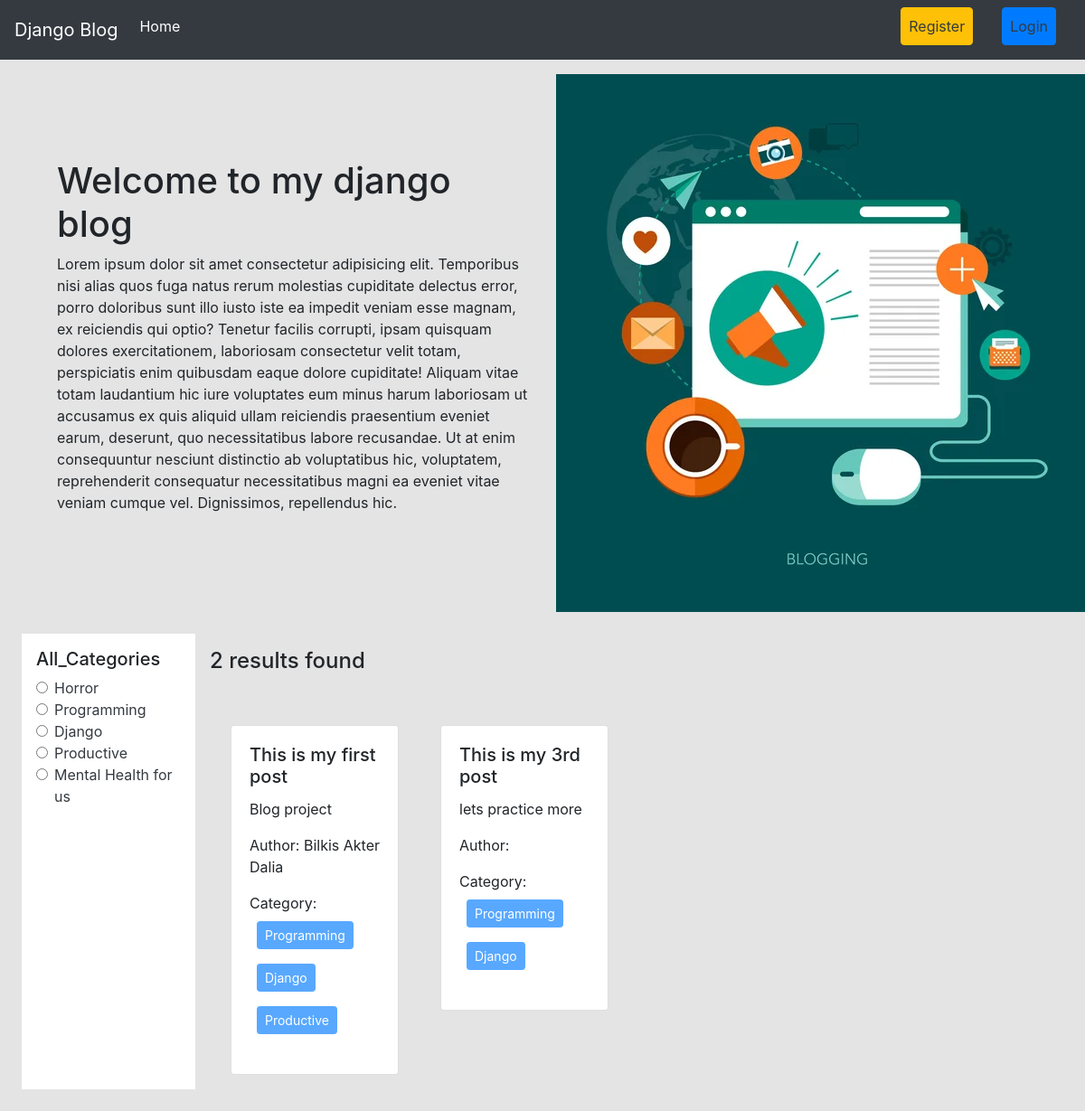
Screenshot of /category/django/ with the database file from the repository.
### catagories/models.py (models this page shows, shortened)
class Category(models.Model):
    name = models.CharField(max_length=100)
    slug = models.SlugField(max_length=100 ,unique = True,null=True,blank = True)

### posts/models.py (models this page shows, shortened)
class Post(models.Model):
    title = models.CharField(max_length=50)
    content = models.TextField()
    category = models.ManyToManyField(Category)
    author = models.ForeignKey(User,on_delete=models.CASCADE) #all will be delete

### block_project/views.py (the view)
# urls.py: path('',views.home,name= 'homepage'),
def home(request,category_slug = None):
    data = Post.objects.all()
    if category_slug is not None:
        category = Category.objects.get(slug = category_slug)
        data = Post.objects.filter(category = category)
    catagories = Category.objects.all()
    return render(request,'home.html',{'data':data,'category':catagories})

### Templates/home.html
{% extends 'base.html' %}
{%load static%}
{% block content %}
<div class="d-flex flex-wrap px-5 pt-3 align-items-center">
  <div class="col-6">
    <h1>Welcome to my django blog</h1>
    <p>
      Lorem ipsum dolor sit amet consectetur adipisicing elit. Temporibus nisi
      alias quos fuga natus rerum molestias cupiditate delectus error, porro
      doloribus sunt illo iusto iste ea impedit veniam esse magnam, ex
      reiciendis qui optio? Tenetur facilis corrupti, ipsam quisquam dolores
      exercitationem, laboriosam consectetur velit totam, perspiciatis enim
      quibusdam eaque dolore cupiditate! Aliquam vitae totam laudantium hic iure
      voluptates eum minus harum laboriosam ut accusamus ex quis aliquid ullam
      reiciendis praesentium eveniet earum, deserunt, quo necessitatibus labore
      recusandae. Ut at enim consequuntur nesciunt distinctio ab voluptatibus
      hic, voluptatem, reprehenderit consequatur necessitatibus magni ea eveniet
      vitae veniam cumque vel. Dignissimos, repellendus hic.
    </p>
  </div>
  <div class="col-6">
    <img src="{% static 'header.jpg' %}" alt="">
  </div>
</div>
<div class="d-flex flex-wrap px-3 p-4">
  <div class="col-2 bg-white p-3">
    <h5>All_Categories</h5>
    {%for cat in category%}
    <div class="form-check">
      <input
        class="form-check-input"
        type="radio"
        name="category"
        id="{{cat.id}}"
      />
      <label class="form-check-label" for="{{cat.id}}">
        <a
          href="{%url 'category_wise_post'  cat.slug%}"
          class="text-decoration-none text-dark"
        >
          {{cat.name}}
        </a>
      </label>
    </div>
    {%endfor%}
  </div>
  <div class="col-10 p-3">
    <h4>{{data| length}} results found</h4>
    <div class="d-flex flex-wrap pt-5">
      {%for post in data%}
      <div class="col-sm-3">
        <div class="card mx-2">
          <div class="card-body">
            <h5 class="card-title">{{post.title}}</h5>
            <p class="card-text">{{post.content}}</p>
            <p>Author: {{post.author.first_name}} {{post.author.last_name}}</p>
            <p>
              Category: {% for cat in post.category.all %}
              <button class="btn btn-primary m-2 btn-sm" disabled>
                {{cat.name}}
              </button>
              {% endfor %}
            </p>
          </div>
        </div>
      </div>
      {%endfor%}
    </div>
  </div>
</div>
{%endblock%}

### rows the page displays
Category: name "Horror"
Category: name "Programming"
Category: name "Django"
Category: name "Productive"
Category: name "Mental Health for us"
Post: title "This is my first post", content "Blog project", author.first_name "Bilkis Akter", author.last_name "Dalia"
Post: title "This is my 3rd post", content "lets practice more"

### other values shown
{{ data| length }} "2"
